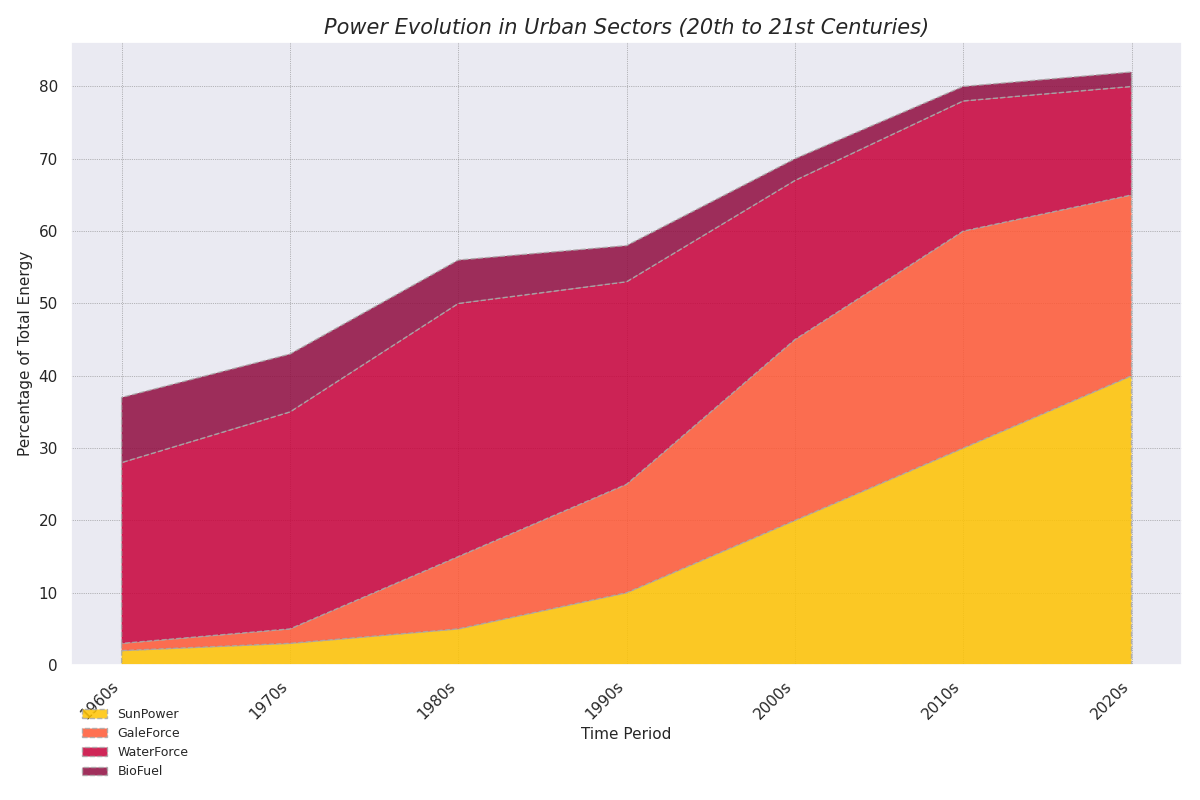

The script that drew this image:
import matplotlib.pyplot as plt
import numpy as np

decades = ['1960s', '1970s', '1980s', '1990s', '2000s', '2010s', '2020s']
solar = [2, 3, 5, 10, 20, 30, 40]
wind = [1, 2, 10, 15, 25, 30, 25]
hydropower = [25, 30, 35, 28, 22, 18, 15]
biomass = [9, 8, 6, 5, 3, 2, 2]

data = np.vstack([solar, wind, hydropower, biomass])

fig, ax = plt.subplots(figsize=(12, 8))

ax.stackplot(decades, data, labels=['SunPower', 'GaleForce', 'WaterForce', 'BioFuel'],
             colors=['#FFC300', '#FF5733', '#C70039', '#900C3F'], alpha=0.85, 
             edgecolor='darkgrey', linestyle='--')

ax.set_title('Power Evolution in Urban Sectors (20th to 21st Centuries)', fontsize=15, style='italic', loc='center')
ax.set_xlabel('Time Period', fontsize=11)
ax.set_ylabel('Percentage of Total Energy', fontsize=11)

ax.legend(loc='lower left', bbox_to_anchor=(0, -0.2), fontsize=9, frameon=False)

ax.grid(True, linestyle=':', linewidth=0.5, color='gray')

plt.xticks(rotation=45, ha='right')
plt.tight_layout()

plt.show()
